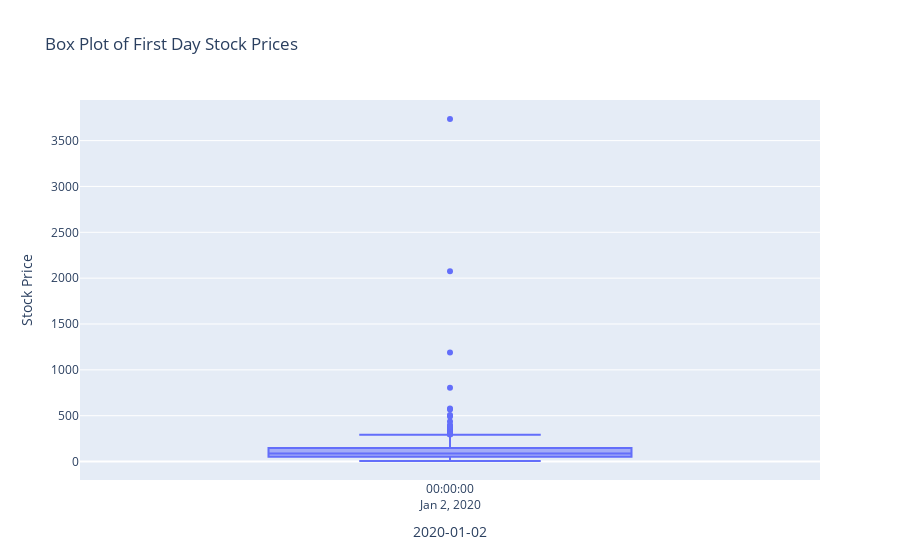

The code cell stored with this chart in its notebook:
### Code cell
import plotly.express as px

fig = px.box(first_day_data_sp500.dropna(), title='Box Plot of First Day Stock Prices')
fig.update_layout(yaxis_title='Stock Price', xaxis_title='2020-01-02')
fig.show()

### Figure 1 — Plotly figure (JSON) as saved in the notebook; plotly's stock layout.template omitted (floating-point values rounded to 4 significant figures; data arrays with more than 128 entries replaced by an {"elided": "..."} marker saying what was removed)
{"data": [{"alignmentgroup": "True", "hovertemplate": "variable=%{x}<br>value=%{y}<extra></extra>", "legendgroup": "", "marker": {"color": "#636efa"}, "name": "", "notched": false, "offsetgroup": "", "orientation": "v", "showlegend": false, "type": "box", "x": {"elided": "490 str values"}, "x0": " ", "xaxis": "x", "y": {"elided": "490 float values"}, "y0": " ", "yaxis": "y"}], "layout": {"boxmode": "group", "legend": {"tracegroupgap": 0}, "title": {"text": "Box Plot of First Day Stock Prices"}, "xaxis": {"anchor": "y", "domain": [0, 1], "title": {"text": "2020-01-02"}}, "yaxis": {"anchor": "x", "domain": [0, 1], "title": {"text": "Stock Price"}}}}
